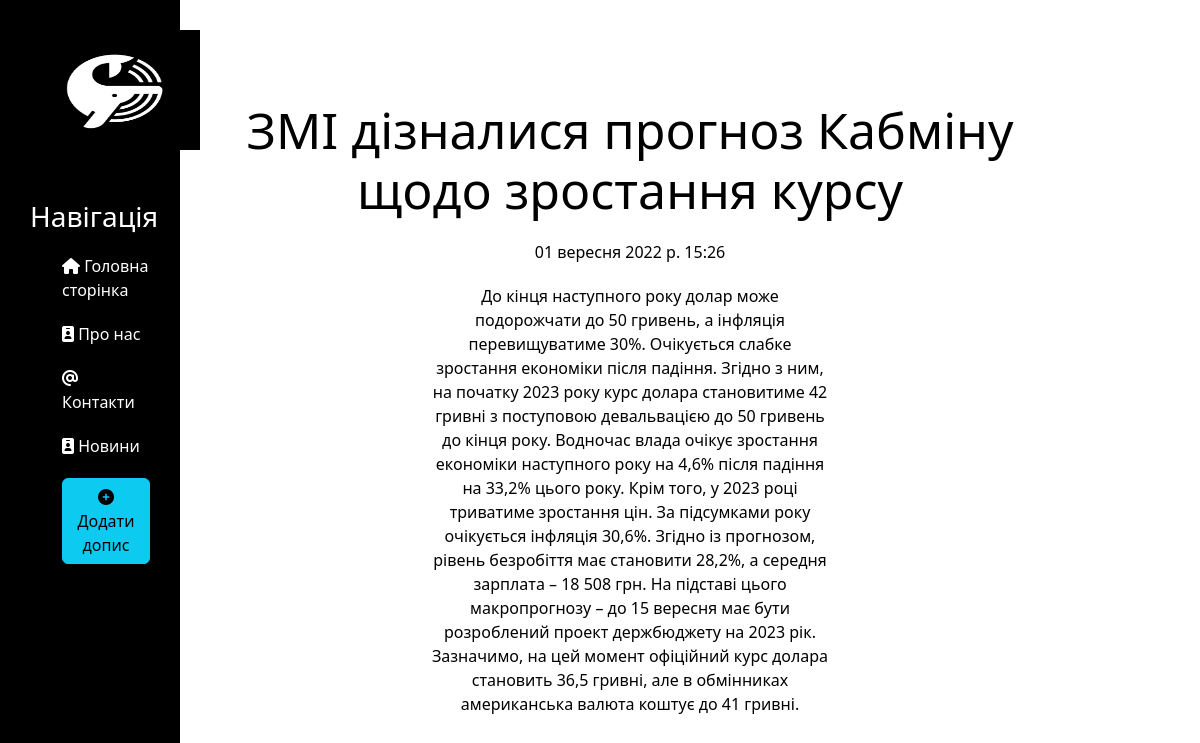
Screenshot of /news/3 with the database file from the repository.
### news/models.py (models this page shows, shortened)
class news_list (models.Model):
    title = models.CharField('Назва', max_length=50)
    anons = models.CharField('Анонс', max_length=250)
    full_text = models.TextField('Текст новини')
    date = models.DateTimeField('Дата публікації')
    class Meta:
        verbose_name = 'Новина'
        verbose_name_plural = 'Новини'

### news/views.py (the view)
class NewsDetailView(DetailView):
    model = news_list
    template_name = 'news/detail_view.html'
    context_object_name = 'object'

### news/templates/news/detail_view.html (shortened to what this page needs)
{% extends 'main/layout.html' %}
{% block content %}
   <div class = 'features'>
      <h1>{{ object.title }}</h1>
      <p>{{ object.date }}</p>
      <p>{{ object.full_text }}</p>
   </div>
{% endblock %}

### main/static/main/css/main.css (style rules this page uses)
body { background:#ffffff; }
main .features { float: left; color: #000000; margin-top: 100px; text-align: center; width: 75%; }
main .features h1 { font-size:50px }
main .features p { max-width: 400px; margin: 20px auto }

### rows the page displays
news_list: title "ЗМІ дізналися прогноз Кабміну щодо зростання курсу", date "01 вересня 2022 р. 15:26", full_text "До кінця наступного року долар може подорожчати до 50 гривень, а інфляція перевищуватиме 30%. Очікується слабке зростання економіки після падіння. Згідно з ним, на початку 2023 року курс долара становитиме 42 гривні з поступовою девальвацією до 50 гривень до кінця року. Водночас влада очікує зростання економіки наступного року на 4,6% після падіння на 33,2% цього року. Крім того, у 2023 році триватиме зростання цін. За підсумками року очікується інфляція 30,6%. Згідно із прогнозом, рівень безробіття має становити 28,2%, а середня зарплата – 18 508 грн. На підставі цього макропрогнозу – до 15 вересня має бути розроблений проект держбюджету на 2023 рік. Зазначимо, на цей момент офіційний курс…"
